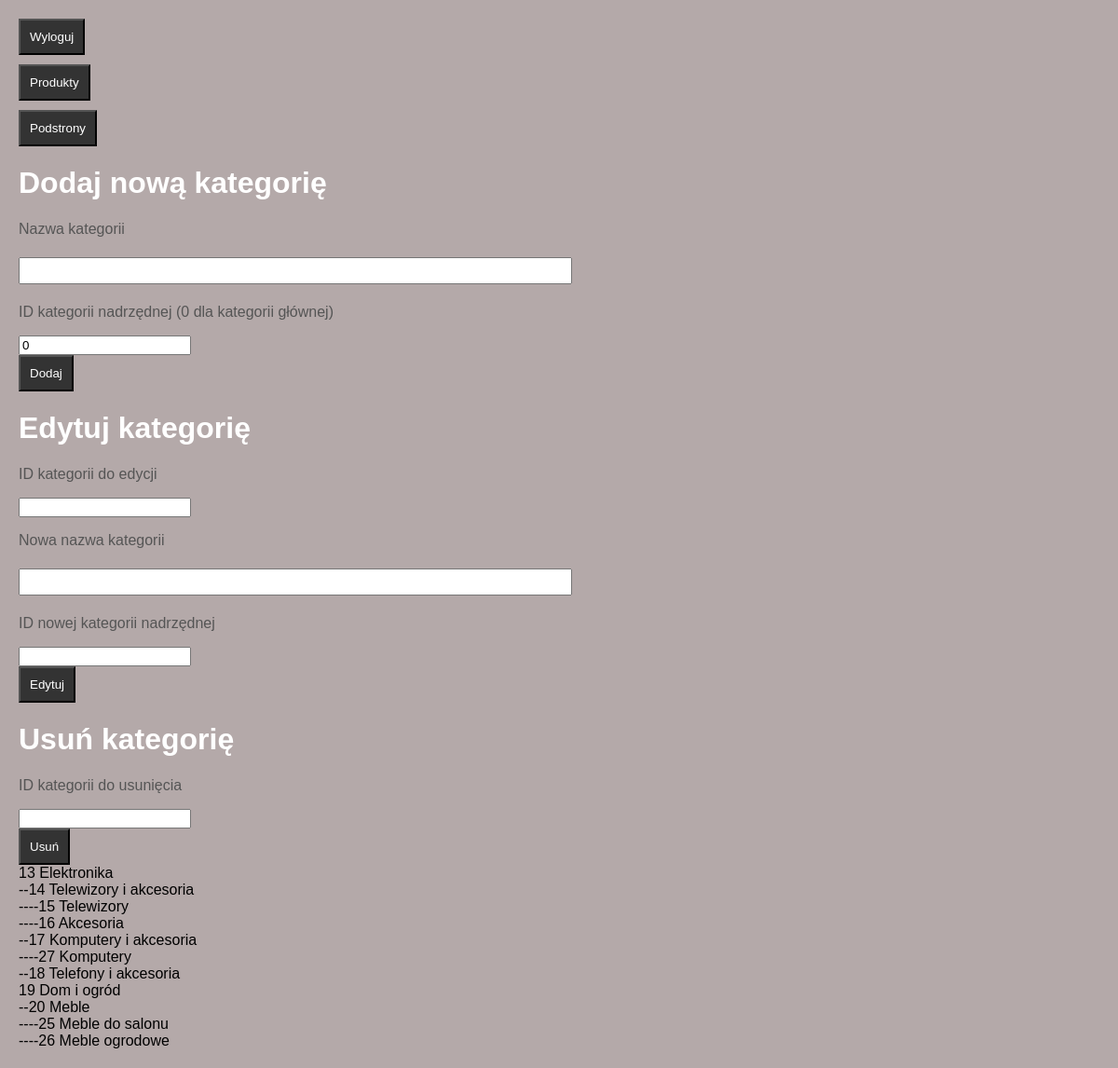
The app's page /projekt/admin/categories.php with its own data.
### tables this page shows
CREATE TABLE `categories` (
  `id` int(11) NOT NULL,
  `matka` int(11) DEFAULT 0,
  `nazwa` varchar(255) DEFAULT NULL
);

### projekt/admin/categories.php (the view, shortened to what this page needs)
<?php
include('../cfg.php');
function WylogujButton()
{
    echo '<form method="get">
            <input name= "wylogowywanie" type="submit" value="Wyloguj"></button>
          </form>';
}
function SwitchSite($url, $tekstPrzycisku) {
    echo '<form action="' . $url . '">';
    echo '<input type="submit" value="' . $tekstPrzycisku . '">';
    echo '</form>';
}
function PokazKategorie($conn, $matka = 0, $prefix = '') {
    $query = "SELECT * FROM categories WHERE matka = $matka";
    $result = mysqli_query($conn, $query);
    while ($row = mysqli_fetch_assoc($result)) {
        echo $prefix . $row['id'] . ' ' . $row['nazwa'] . "<br>";
        PokazKategorie($conn, $row['id'], $prefix . '--');
    }
}
function DodajKategorieForm($conn) {
    echo '
    <h1>Dodaj nową kategorię</h1>
    <form method="post" action="' . $_SERVER['REQUEST_URI'] . '">
    <p>Nazwa kategorii</p> <input type="text" name="nazwa"/>
    <p>ID kategorii nadrzędnej (0 dla kategorii głównej)</p> <input type="number" name="matka" value="0"/>
    <br>
    <input type="submit" name="add_button" value="Dodaj"/>
    </form>
    ';
}
function UsunKategorieForm($conn) {
    echo '
    <h1>Usuń kategorię</h1>
    <form method="post" action="' . $_SERVER['REQUEST_URI'] . '">
    <p>ID kategorii do usunięcia</p> <input type="number" name="id"/>
    <br>
    <input type="submit" name="del_button" value="Usuń"/>
    </form>
    ';
}
function EdytujKategorieForm($conn) {
    echo '
    <h1>Edytuj kategorię</h1>
    <form method="post" action="' . $_SERVER['REQUEST_URI'] . '">
    <p>ID kategorii do edycji</p> <input type="number" name="id"/>
    <p>Nowa nazwa kategorii</p> <input type="text" name="nazwa"/>
    <p>ID nowej kategorii nadrzędnej</p> <input type="number" name="matka"/>
    <br>
    <input type="submit" name="edit_button" value="Edytuj"/>
    </form>
    ';
}
?>
<!DOCTYPE html>
<html lang="pl">
<head>
    <link rel="stylesheet" href="../css/control_styles.css">
</head>
<body>
    <div class="container">
        <?php
        echo WylogujButton();
        echo SwitchSite('products.php', 'Produkty');
        echo SwitchSite('control_panel.php', 'Podstrony');
        DodajKategorieForm($conn);
        EdytujKategorieForm($conn);
        UsunKategorieForm($conn);
        PokazKategorie($conn);
        ?>
    </div>
</body>
</html>

### projekt/css/control_styles.css (style rules this page uses)
body { font-family: Arial, sans-serif; background-color: #b4a9a9; margin: 0; padding: 0; }
.container { margin: 20px; }
h1 { color: #ffffff; }
form { margin-top: 10px; }
input[type="text"], textarea { width: 50%; padding: 5px; margin: 5px 0; }
input[type="submit"] { background-color: #333; color: white; padding: 10px; cursor: pointer; }
p { color: #555; }

### records on screen
categories: id "13", nazwa "Elektronika"
categories: prefix "--", id "14", nazwa "Telewizory i akcesoria"
categories: prefix "----", id "15", nazwa "Telewizory"
categories: prefix "----", id "16", nazwa "Akcesoria"
categories: prefix "--", id "17", nazwa "Komputery i akcesoria"
categories: prefix "----", id "27", nazwa "Komputery"
categories: prefix "--", id "18", nazwa "Telefony i akcesoria"
categories: id "19", nazwa "Dom i ogród"
categories: prefix "--", id "20", nazwa "Meble"
categories: prefix "----", id "25", nazwa "Meble do salonu"
categories: prefix "----", id "26", nazwa "Meble ogrodowe"
